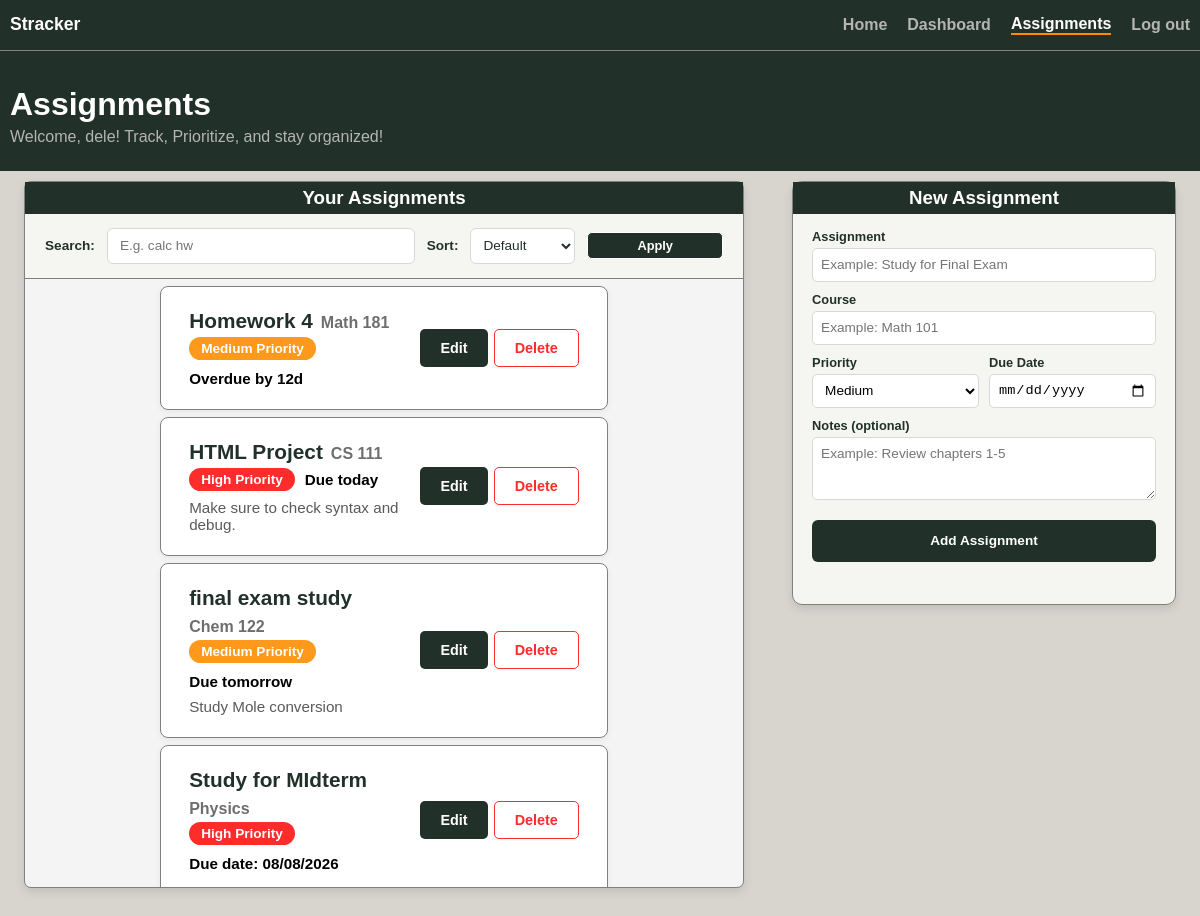
Screenshot of /assignments (signed in) with the database file from the repository.
### app/models.py (models this page shows)
class User(db.Model, UserMixin):
    id = db.Column(db.Integer, primary_key=True)
    email = db.Column(db.String(150), unique=True)
    username = db.Column(db.String(150), unique=True)
    password = db.Column(db.String(1000))
    assignments = db.relationship("Assignment")

class Assignment(db.Model):
    id = db.Column(db.Integer, primary_key=True)
    name = db.Column(db.String(150))
    course = db.Column(db.String(150))
    priority = db.Column(db.String(10))
    due_date = db.Column(db.Date)
    notes = db.Column(db.String(1000))
    completion_status = db.Column(db.Boolean, default=False)
    student = db.Column(db.Integer, db.ForeignKey('user.id'))
    def __repr__(self):
        return f'<Assignment {self.id}>'
    def days_until_due(self):
        try:
            return (self.due_date - date.today()).days
        except ValueError:
            return 9999
    def due_label(self):
        days = self.days_until_due()
        if self.completion_status:
            return "Completed"
        elif days < -1:
            return f"Overdue by {abs(days)}d"
        elif days == -1:
            return f"Due yesterday"
        elif days == 0:
            return "Due today"
        elif days == 1:
            return "Due tomorrow"
        elif 1 < days <= 6:
            return f"Due in {days} days"
        elif days ==7:
            return "Due in 1 week"
        else:
            return f"Due date: {self.due_date.strftime('%m/%d/%Y')}"

### app/dashboard/routes.py (the view, shortened to what this page needs)
@views.route("/assignments", methods = ["GET", "POST"])
@login_required
def assignments():
    search_query = request.args.get("search", "").strip()
    sort_by = request.args.get("sorting-method", "Default")
    query = Assignment.query.filter_by(student=current_user.id)
    if search_query:
        query = query.filter(Assignment.name.ilike(f"%{search_query}%"))
    if sort_by == "Due Date":
        query = query.order_by(Assignment.due_date)
    elif sort_by == "Name":
        query = query.order_by(Assignment.name)
    elif sort_by == "Course":
        query = query.order_by(Assignment.course)
    elif sort_by == "Completed":
        query = query.filter(Assignment.completion_status.is_(True))
    elif sort_by == "Incomplete":
        query = query.filter(Assignment.completion_status.is_(False))
    assignments = query.all()
    print(assignments)
    return render_template("assignments.html", user=current_user, assignments = assignments)

### app/__init__.py (called while the page is built)
def create_app():
    app = Flask(__name__)
    app.config['SECRET_KEY'] = os.environ.get("SECRET_KEY")
    app.config['SQLALCHEMY_DATABASE_URI'] = 'sqlite:///database.db'
    db.init_app(app)
    from app.auth.routes import auth
    from app.dashboard.routes import views
    app.register_blueprint(auth, url_prefix="/auth")
    app.register_blueprint(views, url_prefix="/")
    from .models import User, Assignment
    login_manager = LoginManager()
    login_manager.login_view = "auth.login"
    login_manager.init_app(app)
    @login_manager.user_loader
    def load_user(id):
        return User.query.get(int(id))
    if not path.exists('app/' + "database.db"):
        with app.app_context():
            db.create_all()
        print('Created Database!')
    return app

### app/templates/assignments.html (shortened to what this page needs)
{% extends "index.html" %}
{% block content %}
    <nav class="navbar">
        <span id="stracker">Stracker</span>
        {% if user.is_authenticated %}
        <a class = "navigation-link" href="/">Home</a>
        <a class = "navigation-link" href="/dashboard">Dashboard</a>
        <a class = "navigation-link current" href="/assignments">Assignments</a>
        <a class = "navigation-link" href="/auth/logout">Log out</a>
        {% else %}
        <a class = "navigation-link" href="/">Home</a>
        <a class = "navigation-link" href="/auth/login">Login</a>
        <a class = "navigation-link" href="/auth/sign-up">Sign-Up</a>
        {% endif %}
    </nav>
    <header>
        <h1>Assignments</h1>
        <p>Welcome, {{ user.username }}! Track, Prioritize, and stay organized!</p>
    </header>
    <div class="parent-assignment-container">
        <div class="assignments-container box-shadow">
            <h3 class="center container-header">Your Assignments</h3>
            <form id="assignments-taskbar" method="GET">
                <label for="search">Search: </label>
                <input type="text" id="search" name="search" placeholder="E.g. calc hw" value="{{ request.args.get('search', '') }}">
                <label for="sorting-method">Sort: </label>
                <select id="sorting-method" name="sorting-method">
                    <option value="Default" {% if request.args.get('sorting-method', 'Default') == 'Default' %}selected{% endif %}>Default</option>
                </select>
                <button type="submit" id="submit-sort">Apply</button>
            </form>
            <div class="assignments-list">
                <ul id="assignments">
                {% for assignment in assignments %}
                    <li class="assignment priority-{{ assignment.priority|lower }}">
                        <div class="assignment-main">
                            <div class="assignment-header">
                                <span class="assignment-name">{{ assignment.name }}</span>
                                <span class="assignment-course">{{ assignment.course }}</span>
                            </div>
                            <div class="assignment-meta">
                                <span class="priority-badge priority-{{ assignment.priority|lower }}">{{ assignment.priority }} Priority</span>
                                <span class="assignment-due">{{ assignment.due_label() }}</span>
                            </div>
                            {% if assignment.notes %}
                            <p class="assignment-notes">{{ assignment.notes }}</p>
                            {% endif %}
                        </div>
                        <div class="assignment-actions">
                            <input type="button" class="btn btn-edit" value="Edit" onclick="window.location.href='/edit-assignment/{{ assignment.id }}'">
                            <form method="POST" action="/delete-assignment/{{ assignment.id }}" style="display: inline;">
                                <input type="submit" class="btn btn-delete" value="Delete">
                            </form>
                        </div>
                    </li>
                {% endfor %}
                </ul>
            </div>
        </div>
        <div id="new-assignment-container" class="box-shadow">
            <h3 class="center container-header">New Assignment</h3>
            <form method="POST" id="assignment-form">
                <div class="form-group">
                    <label for="name">Assignment</label>
                    <input type="text" class="assignment-input" name="name" id="name" placeholder="Example: Study for Final Exam" maxlength="30" required>
                </div>
                <div class="form-group">
                    <label for="course">Course</label>
                    <input type="text" class="assignment-input" name="course" id="course" placeholder="Example: Math 101" maxlength="30" required>
                </div>
                <div class="form-row">
                    <div class="form-group">
                        <label for="priority">Priority</label>
                        <select name="priority" class="assignment-input" id="priority" required>
                            <option value="Medium" selected>Medium</option>
                        </select>
                    </div>
                    <div class="form-group">
                        <label for="due_date">Due Date</label>
                        <input type="date" class="assignment-input" name="due_date" id="due_date" required>
                    </div>
                </div>
                <div class="form-group">
                    <label for="notes">Notes (optional)</label>
                    <textarea name="notes" id="notes" rows="3" maxlength="1000" placeholder="Example: Review chapters 1-5"></textarea>
                </div>
                <input id="add-assignment" type="submit" value="Add Assignment">
            </form>
        </div>
    </div>
{% endblock %}

### rows the page displays
User: username "dele"
Assignment: name "Homework 4", course "Math 181", priority "Medium", due_label "Overdue by 12d"
Assignment: name "HTML Project", course "CS 111", priority "High", due_label "Due today", notes "Make sure to check syntax and debug."
Assignment: name "final exam study", course "Chem 122", priority "Medium", due_label "Due tomorrow", notes "Study Mole conversion"
Assignment: name "Study for MIdterm", course "Physics", priority "High", due_label "Due date: 08/08/2026"
